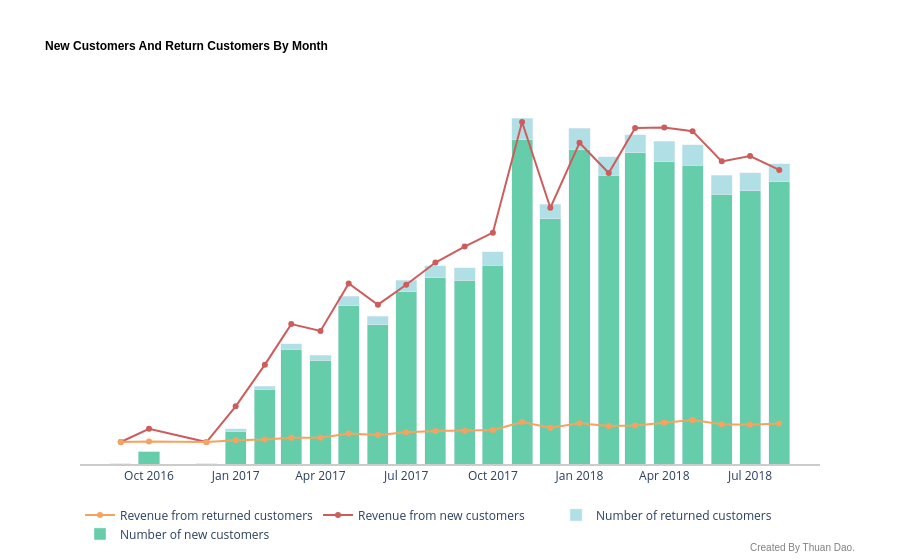

Notebook code cell kept with this figure:
### Code cell
fig = go.Figure()

fig.add_trace(
    go.Bar(
        x = data_customer_timeseries["year_month"].astype(str),
        y = data_customer_timeseries["new_customers_count"],
        name = "Number of new customers",
        marker_color = "mediumaquamarine"
    )
)

fig.add_trace(
    go.Bar(
        x = data_customer_timeseries["year_month"].astype(str),
        y = data_customer_timeseries["return_customers_count"],
        name = "Number of returned customers",
        marker_color = "powderblue"
    )
)

fig.add_trace(
    go.Scatter(
        x = data_customer_timeseries["year_month"].astype(str),
        y = data_customer_timeseries["new_customers_value"],
        name = "Revenue from new customers",
        yaxis = "y2",
        marker_color = "indianred",
        mode="lines+markers"
    )
)

fig.add_trace(
    go.Scatter(
        x = data_customer_timeseries["year_month"].astype(str),
        y = data_customer_timeseries["return_customers_value"],
        name = "Revenue from returned customers",
        yaxis = "y2",
        marker_color = "sandybrown",
        mode="lines+markers"
    )
)

fig.update_layout(
    title = dict(text="<b>New Customers And Return Customers By Month<b>",
                 font=dict(size=12, family="Arial", color="black")),
    plot_bgcolor = "white",
    barmode = "stack",
    yaxis = dict(side = "left", showgrid = False, zeroline = True, showline = False, showticklabels = False),
    yaxis2 = dict(side = "right", overlaying = "y", showgrid = False, zeroline = False, showline = False, showticklabels = False),
    xaxis = dict(showline = True, linecolor = "rgb(204, 204, 204)", linewidth = 2),
    legend = dict(orientation="h"),
    hovermode = "x unified",
    annotations=[dict(text="Created By Thuan Dao.", xref="paper", yref="paper", x=1.05, y=-0.25, 
    showarrow=False, font=dict(size=10, color="gray", family="Arial"))]
)
fig.show()

### Figure 1 — Plotly figure (JSON) as saved in the notebook; plotly's stock layout.template omitted (floating-point values rounded to 4 significant figures)
{"data": [{"marker": {"color": "mediumaquamarine"}, "name": "Number of new customers", "type": "bar", "x": ["2016-09", "2016-10", "2016-12", "2017-01", "2017-02", "2017-03", "2017-04", "2017-05", "2017-06", "2017-07", "2017-08", "2017-09", "2017-10", "2017-11", "2017-12", "2018-01", "2018-02", "2018-03", "2018-04", "2018-05", "2018-06", "2018-07", "2018-08"], "y": [1, 262, 1, 717, 1628, 2503, 2256, 3451, 3037, 3752, 4057, 4004, 4328, 7060, 5338, 6842, 6288, 6774, 6582, 6506, 5878, 5949, 6144]}, {"marker": {"color": "powderblue"}, "name": "Number of returned customers", "type": "bar", "x": ["2016-09", "2016-10", "2016-12", "2017-01", "2017-02", "2017-03", "2017-04", "2017-05", "2017-06", "2017-07", "2017-08", "2017-09", "2017-10", "2017-11", "2017-12", "2018-01", "2018-02", "2018-03", "2018-04", "2018-05", "2018-06", "2018-07", "2018-08"], "y": [0.0, 12.0, 0.0, 46.0, 63.0, 114.0, 109.0, 203.0, 178.0, 244.0, 255.0, 265.0, 292.0, 469.0, 318.0, 464.0, 401.0, 400.0, 444.0, 443.0, 414.0, 388.0, 397.0]}, {"marker": {"color": "indianred"}, "mode": "lines+markers", "name": "Revenue from new customers", "type": "scatter", "x": ["2016-09", "2016-10", "2016-12", "2017-01", "2017-02", "2017-03", "2017-04", "2017-05", "2017-06", "2017-07", "2017-08", "2017-09", "2017-10", "2017-11", "2017-12", "2018-01", "2018-02", "2018-03", "2018-04", "2018-05", "2018-06", "2018-07", "2018-08"], "y": [143.5, 44690.0, 19.62, 121200.0, 262500.0, 399900.0, 376600.0, 537700.0, 465700.0, 533200.0, 608800.0, 662700.0, 709900.0, 1085000.0, 794300.0, 1015000.0, 912100.0, 1065000.0, 1067000.0, 1054000.0, 951700.0, 969500.0, 922800.0], "yaxis": "y2"}, {"marker": {"color": "sandybrown"}, "mode": "lines+markers", "name": "Revenue from returned customers", "type": "scatter", "x": ["2016-09", "2016-10", "2016-12", "2017-01", "2017-02", "2017-03", "2017-04", "2017-05", "2017-06", "2017-07", "2017-08", "2017-09", "2017-10", "2017-11", "2017-12", "2018-01", "2018-02", "2018-03", "2018-04", "2018-05", "2018-06", "2018-07", "2018-08"], "y": [0.0, 1803.0, 0.0, 6253.0, 8782.0, 14400.0, 14230.0, 29180.0, 24310.0, 33140.0, 37060.0, 38340.0, 41200.0, 68030.0, 48820.0, 63320.0, 54110.0, 55840.0, 66230.0, 74600.0, 60260.0, 58280.0, 62730.0], "yaxis": "y2"}], "layout": {"annotations": [{"font": {"color": "gray", "family": "Arial", "size": 10}, "showarrow": false, "text": "Created By Thuan Dao.", "x": 1.05, "xref": "paper", "y": -0.25, "yref": "paper"}], "barmode": "stack", "hovermode": "x unified", "legend": {"orientation": "h"}, "plot_bgcolor": "white", "title": {"font": {"color": "black", "family": "Arial", "size": 12}, "text": "<b>New Customers And Return Customers By Month<b>"}, "xaxis": {"linecolor": "rgb(204, 204, 204)", "linewidth": 2, "showline": true}, "yaxis": {"showgrid": false, "showline": false, "showticklabels": false, "side": "left", "zeroline": true}, "yaxis2": {"overlaying": "y", "showgrid": false, "showline": false, "showticklabels": false, "side": "right", "zeroline": false}}}
